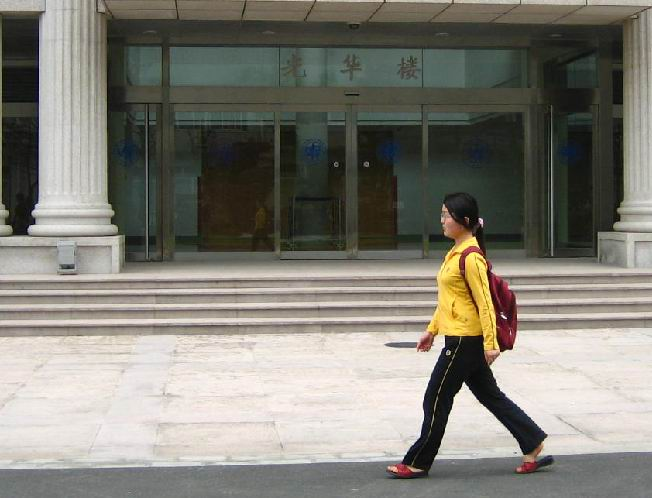
#> input picture modules/module4/data/rgb/FudanPed00013.png, 652 x 498 px; its folder holds only this picture in this run; the run also reads 2 pictures not shown here
$ python compare.py
#> lines starting #> are read from the running program, lines starting #| are printed output that depends on the picture; after the words box and inside, x2 and y2 are one past the last pixel; in counts of white or black regions, pixels touching at a corner belong together
### modules/module4/segment.py
"""
segment.py -- the Module 4 engine. Finding the outline of a person, no ML.

Everything here is classical: colour statistics, graph cuts, thresholds,
morphology, contours. No trained model, no learned weights, no
detector. The one input from outside is a rough box around the person (the
same kind of prompt SAM2 gets), so both methods are answering the same
question.

  RGB (Q1)      grabcut_person()
  thermal (Q2)  thermal_person()
  comparison    compare_masks()  -- IoU and Dice against SAM2's mask

No UI in this file. __init__.py (the page) and the command line scripts all
call into it.

Masks are uint8 arrays of 0/1, the same size as the image. Boxes are
(x0, y0, x1, y1) in pixels, inclusive-exclusive like a numpy slice.
"""
import cv2
import numpy as np


# ---------------------------------------------------------------------------
# Small helpers
# ---------------------------------------------------------------------------
def clip_box(box, shape):
    h, w = shape[:2]
    x0, y0, x1, y1 = [int(round(v)) for v in box]
    x0, x1 = max(0, min(x0, x1)), min(w, max(x0, x1))
    y0, y1 = max(0, min(y0, y1)), min(h, max(y0, y1))
    return x0, y0, x1, y1


def grow_box(box, frac, shape):
    """Box enlarged by frac of its size on every side, clipped to the image."""
    x0, y0, x1, y1 = box
    dx, dy = frac * (x1 - x0), frac * (y1 - y0)
    return clip_box((x0 - dx, y0 - dy, x1 + dx, y1 + dy), shape)


def box_mask(box, shape):
    m = np.zeros(shape[:2], np.uint8)
    x0, y0, x1, y1 = clip_box(box, shape)
    m[y0:y1, x0:x1] = 1
    return m


def to_gray_u8(img):
    if img.ndim == 3:
        img = cv2.cvtColor(img, cv2.COLOR_BGR2GRAY)
    img = img.astype(np.float64)
    lo, hi = img.min(), img.max()
    if hi - lo < 1e-9:
        return np.zeros(img.shape, np.uint8)
    return np.round(255 * (img - lo) / (hi - lo)).astype(np.uint8)


def fill_holes(mask):
    """Fill anything enclosed by the mask. Flood the background from the
    border; whatever the flood can't reach is a hole."""
    m = (mask > 0).astype(np.uint8)
    h, w = m.shape
    pad = np.zeros((h + 2, w + 2), np.uint8)
    pad[1:-1, 1:-1] = m
    flood = pad.copy()
    ff = np.zeros((h + 4, w + 4), np.uint8)
    cv2.floodFill(flood, ff, (0, 0), 1)
    holes = (flood == 0)[1:-1, 1:-1]
    return (m | holes).astype(np.uint8)


def keep_components(mask, box=None, mode='largest', min_area=30):
    """Throw away blobs that aren't the person.

    mode='largest'  -> the single biggest blob (overlapping the box, if given)
    mode='overlap'  -> every blob that overlaps the central part of the box
    """
    m = (mask > 0).astype(np.uint8)
    n, lab, stats, _ = cv2.connectedComponentsWithStats(m, connectivity=8)
    if n <= 1:
        return m
    keep = []
    core = None
    if box is not None:
        x0, y0, x1, y1 = box
        # inner 60% of the box -- a blob that only touches the box edge is
        # usually a neighbour (the other pedestrian, a car door)
        cx0 = int(x0 + 0.2 * (x1 - x0)); cx1 = int(x1 - 0.2 * (x1 - x0))
        cy0 = int(y0 + 0.2 * (y1 - y0)); cy1 = int(y1 - 0.2 * (y1 - y0))
        core = np.zeros_like(m)
        core[cy0:max(cy1, cy0 + 1), cx0:max(cx1, cx0 + 1)] = 1
    for i in range(1, n):
        if stats[i, cv2.CC_STAT_AREA] < min_area:
            continue
        if core is not None and not np.any(core[lab == i]):
            continue
        keep.append(i)
    if not keep:
        return np.zeros_like(m)
    if mode == 'largest':
        keep = [max(keep, key=lambda i: stats[i, cv2.CC_STAT_AREA])]
    return np.isin(lab, keep).astype(np.uint8)


def smooth_mask(mask, k=5):
    """Open then close with an ellipse: knocks off single-pixel spurs and
    seals 1-2 px cracks without rounding off fingers and feet too much."""
    if k <= 1:
        return (mask > 0).astype(np.uint8)
    se = cv2.getStructuringElement(cv2.MORPH_ELLIPSE, (k, k))
    m = cv2.morphologyEx((mask > 0).astype(np.uint8), cv2.MORPH_OPEN, se)
    return cv2.morphologyEx(m, cv2.MORPH_CLOSE, se)


def contours_of(mask):
    """The boundary as polygons -- the 'exact boundary' the question asks
    for. CHAIN_APPROX_NONE keeps every boundary pixel, no simplification."""
    cs, _ = cv2.findContours((mask > 0).astype(np.uint8), cv2.RETR_EXTERNAL,
                             cv2.CHAIN_APPROX_NONE)
    return sorted(cs, key=cv2.contourArea, reverse=True)


def draw_result(img_bgr, mask, box=None, color=(0, 255, 0), alpha=0.35,
                thickness=2):
    """Tint the mask, trace the contour, draw the prompt box dashed-ish."""
    out = img_bgr.copy()
    if out.ndim == 2:
        out = cv2.cvtColor(out, cv2.COLOR_GRAY2BGR)
    m = mask > 0
    tint = np.zeros_like(out)
    tint[:] = color
    out[m] = (out[m] * (1 - alpha) + tint[m] * alpha).astype(np.uint8)
    cv2.drawContours(out, contours_of(mask), -1, color, thickness)
    if box is not None:
        x0, y0, x1, y1 = box
        cv2.rectangle(out, (x0, y0), (x1 - 1, y1 - 1), (0, 200, 255), 1)
    return out


# ---------------------------------------------------------------------------
# RGB (Q1) -- GrabCut (graph cut on colour), seeded from the box
# ---------------------------------------------------------------------------
def background_likelihood(img_bgr, box, ring=0.2, bins=16):
    """For each pixel, how much more its colour looks like the area just
    outside the box than the inside of the box. A ratio histogram:

        r(c) = H_ring(c) / (H_ring(c) + H_box(c))

    r near 1 -> this colour mostly lives outside the box, probably background.
    Plain counting, no fitting.
    """
    box = clip_box(box, img_bgr.shape)
    outer = grow_box(box, ring, img_bgr.shape)
    lab = cv2.cvtColor(img_bgr, cv2.COLOR_BGR2LAB)
    inside = box_mask(box, img_bgr.shape) > 0
    ringm = (box_mask(outer, img_bgr.shape) > 0) & ~inside
    q = (lab // (256 // bins)).astype(np.int32)
    idx = (q[..., 0] * bins + q[..., 1]) * bins + q[..., 2]
    hr = np.bincount(idx[ringm], minlength=bins ** 3).astype(np.float64)
    hb = np.bincount(idx[inside], minlength=bins ** 3).astype(np.float64)
    hr /= max(hr.sum(), 1.0)
    hb /= max(hb.sum(), 1.0)
    return (hr / (hr + hb + 1e-12))[idx]


def core_strip(box, core_w=0.10, top=0.08, bottom=0.50):
    """A thin vertical strip down the middle of the box, from just under the
    top edge to about the hips. For an upright person that strip is on the
    head/torso, so it's a safe 'definitely person' seed. Returns
    (x0, y0, x1, y1)."""
    x0, y0, x1, y1 = box
    bw, bh = x1 - x0, y1 - y0
    cx = (x0 + x1) // 2
    half = max(1, int(core_w * bw / 2))
    return cx - half, y0 + int(top * bh), cx + half, y0 + int(bottom * bh)


def grabcut_person(img_bgr, box, iters=5, post_k=5, core_seed=True,
                   colour_prior=True, prior_thresh=0.5):
    """GrabCut seeded from the box, then cleaned up.

    What GrabCut does: every pixel gets a label cost from two colour models
    (person / not-person, each a 5-component Gaussian mixture fitted to *this
    image's* pixels), plus a cost for disagreeing with a similar-coloured
    neighbour. The min-cut of that graph is the best labelling. Re-fit the
    colour models to the new labels, cut again, `iters` times.

    Nothing is trained ahead of time -- the colour models are re-estimated
    from scratch for every image, so this is classical segmentation, not
    machine learning.

    Two additions over plain box-initialised GrabCut:
      core_seed     the core_strip() pixels are fixed as person. Stops GrabCut
                    losing a dark torso that happens to match the background.
      colour_prior  pixels inside the box whose colour mostly occurs *outside*
                    the box start as 'probably background' instead of
                    'probably person'. This is what stops the road between
                    the legs from being filled in.
    """
    box = clip_box(box, img_bgr.shape)
    x0, y0, x1, y1 = box
    if x1 - x0 < 4 or y1 - y0 < 4:
        return np.zeros(img_bgr.shape[:2], np.uint8)
    mask = np.full(img_bgr.shape[:2], cv2.GC_BGD, np.uint8)
    mask[y0:y1, x0:x1] = cv2.GC_PR_FGD
    if colour_prior:
        p = background_likelihood(img_bgr, box)
        inner = mask[y0:y1, x0:x1]
        inner[p[y0:y1, x0:x1] > prior_thresh] = cv2.GC_PR_BGD
    if core_seed:
        cx0, cy0, cx1, cy1 = core_strip(box)
        mask[cy0:cy1, cx0:cx1] = cv2.GC_FGD
    bgd = np.zeros((1, 65), np.float64)
    fgd = np.zeros((1, 65), np.float64)
    cv2.setRNGSeed(0)  # the GMM init uses k-means, pin it so runs repeat
    cv2.grabCut(img_bgr, mask, None, bgd, fgd, iters, cv2.GC_INIT_WITH_MASK)
    fg = np.isin(mask, [cv2.GC_FGD, cv2.GC_PR_FGD]).astype(np.uint8)
    fg = smooth_mask(fg, post_k)
    fg = keep_components(fg, box, mode='largest')
    return fill_holes(fg)


# ---------------------------------------------------------------------------
# Thermal (Q2) -- a person is a warm blob, so threshold, but carefully
# ---------------------------------------------------------------------------
def thermal_background(gray, box, scale=2.0):
    """Estimate what the scene would look like without the person: a median
    filter wider than the person. A median ignores anything narrower than
    half its window, so the person vanishes but slow changes -- the road
    getting warmer towards the camera, a warm wall -- stay. Computed at half
    resolution because OpenCV's median tops out at 255 px."""
    h, w = gray.shape
    k = int(scale * (box[2] - box[0]))
    k = max(3, min(255, (k // 2) | 1))
    small = cv2.resize(gray, (w // 2, h // 2), interpolation=cv2.INTER_AREA)
    bg = cv2.medianBlur(small, k)
    return cv2.resize(bg, (w, h), interpolation=cv2.INTER_LINEAR)


def thermal_person(img, box, blur_sigma=1.2, low_frac=0.7, margin=0.08,
                   post_k=5, bg_scale=2.0, return_stages=False):
    """Segment the warm body inside the box.

    Thermal intensity is (roughly) temperature, and a body sits a few degrees
    above most of a night scene, so the outline of a person is close to a
    level set of the image. That's why thresholding -- useless for people in
    RGB -- is the right tool here. The steps:

    1. Normalise to 0-255, light Gaussian blur (sensor noise).
    2. Subtract thermal_background(). Without this, a road that warms
       towards the bottom of the frame passes the threshold and the mask
       pours out of the feet.
    3. Hysteresis threshold inside the box (grown by `margin`). Otsu's level
       (maximises between-class variance of the warm/cool split) marks
       'definitely warm'; a lower level (low_frac x Otsu) keeps cooler
       pixels -- legs, clothing edges -- but only if they connect to
       something definitely warm. Same trick as Canny.
    4. Open/close, keep the blob through the middle of the box, fill holes.
    """
    g = to_gray_u8(img)
    h, w = g.shape
    box = clip_box(box, g.shape)
    if box[2] - box[0] < 4 or box[3] - box[1] < 4:
        empty = np.zeros((h, w), np.uint8)
        return (empty, {}) if return_stages else empty
    if blur_sigma > 0:
        g = cv2.GaussianBlur(g, (0, 0), blur_sigma)
    bg = thermal_background(g, box, bg_scale)
    d = np.clip(g.astype(np.int16) - bg.astype(np.int16), 0, 255).astype(np.uint8)

    rx0, ry0, rx1, ry1 = grow_box(box, margin, g.shape)
    patch = d[ry0:ry1, rx0:rx1]
    t_hi, _ = cv2.threshold(patch, 0, 255, cv2.THRESH_BINARY + cv2.THRESH_OTSU)
    strong = (patch > t_hi).astype(np.uint8)
    weak = (patch > low_frac * t_hi).astype(np.uint8)
    n, lab = cv2.connectedComponents(weak, connectivity=8)
    hit = np.unique(lab[strong > 0])
    m = np.isin(lab, hit[hit > 0]).astype(np.uint8)

    raw = np.zeros((h, w), np.uint8)
    raw[ry0:ry1, rx0:rx1] = m
    out = smooth_mask(raw, post_k)
    out = fill_holes(keep_components(out, box, mode='largest'))
    if return_stages:
        return out, {'blurred': g, 'background': bg, 'difference': d,
                     'threshold': float(t_hi), 'raw': raw}
    return out


# ---------------------------------------------------------------------------
# Comparing a mask with SAM2's
# ---------------------------------------------------------------------------
def compare_masks(pred, ref):
    """IoU = |A n B| / |A u B|  and  Dice = 2|A n B| / (|A| + |B|)."""
    p = pred > 0
    r = ref > 0
    inter = np.logical_and(p, r).sum()
    union = np.logical_or(p, r).sum()
    total = p.sum() + r.sum()
    return {'iou': float(inter / union) if union else 1.0,
            'dice': float(2 * inter / total) if total else 1.0}


def disagreement_image(pred, ref):
    """Green = both agree person, red = only pred, blue = only ref (BGR)."""
    p, r = pred > 0, ref > 0
    out = np.zeros(p.shape + (3,), np.uint8)
    out[p & r] = (80, 200, 80)
    out[p & ~r] = (60, 60, 230)
    out[~p & r] = (230, 140, 40)
    return out

### modules/module4/compare.py
"""
compare.py -- compares the classical results with SAM2 for Module 4.

    python compare.py

Runs GrabCut on the RGB image and the threshold method on the thermal image,
compares each with SAM2's mask (IoU and Dice), and writes
results_comparison.csv and figures/*.png (used in the PDF).

Needs data/sam2_masks/ -- made once by sam2_reference.py.
"""
import csv
import json
import os
import sys

import cv2
import numpy as np

HERE = os.path.dirname(os.path.abspath(__file__))
sys.path.insert(0, HERE)
import segment as S                                          # noqa: E402

DATA = os.path.join(HERE, 'data')
FIG = os.path.join(HERE, 'figures')

# (label, kind, function) -- the method used for each question
METHODS = [
    ('GrabCut', 'rgb', lambda im, b: S.grabcut_person(im, b)),
    ('Thermal threshold', 'thermal', lambda im, b: S.thermal_person(im, b)),
]


def load(kind, name):
    img = cv2.imread(os.path.join(DATA, kind, name))
    sam = cv2.imread(os.path.join(DATA, 'sam2_masks', kind, name), 0)
    return img, (sam > 0).astype(np.uint8)


def _label(img, text):
    img = img if img.ndim == 3 else cv2.cvtColor(img, cv2.COLOR_GRAY2BGR)
    bar = np.full((28, img.shape[1], 3), 255, np.uint8)
    cv2.putText(bar, text, (4, 19), cv2.FONT_HERSHEY_SIMPLEX, 0.5, (0, 0, 0),
                1, cv2.LINE_AA)
    return np.vstack([bar, img])


def _row(tiles, pad=6):
    h = max(t.shape[0] for t in tiles)
    return np.hstack([np.pad(t, ((0, h - t.shape[0]), (0, pad), (0, 0)),
                             constant_values=255) for t in tiles])


def main():
    P = json.load(open(os.path.join(DATA, 'prompts.json')))
#> (reads modules/module4/data/prompts.json from the repository)
    os.makedirs(FIG, exist_ok=True)
    rows = []
    for label, kind, fn in METHODS:
        for name, box in P[kind].items():
            img, sam = load(kind, name)
#> in load, img is the input picture: shape (498, 652, 3); mean B, G, R 117.3, 126.2, 128.6
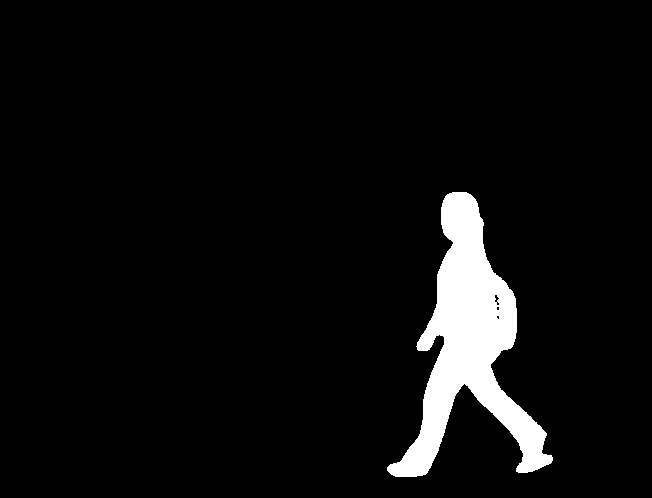
#> input picture modules/module4/data/sam2_masks/rgb/FudanPed00013.png, 652 x 498 px
#> sam: shape (498, 652); values 0 (black) and 1 (white), 5.2% white; 1 white region, box (x1, y1, x2, y2) and area: (387, 192, 553, 477) 17008
            box = tuple(box)
            m = fn(img, box)
#> in background_likelihood, `idx = (q[..., 0] * bins + q[..., 1]) * bins + q[..., 2]`:
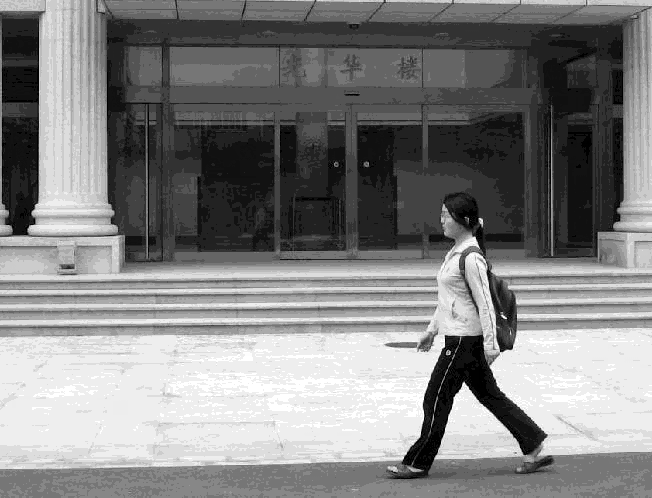
#> idx: shape (498, 652) int32; min 119, max 3976, mean 2098.6; drawn with min black and max white
#> in background_likelihood, `hr = np.bincount(idx[ringm], minlength=bins ** 3).astype(np.float64)`: hr = 4096 values, max 6811 at index 632, min 0 at index 0, mean 9.79
#> in background_likelihood, `hb = np.bincount(idx[inside], minlength=bins ** 3).astype(np.float64)`: hb = 4096 values, max 8794 at index 3720, min 0 at index 0, mean 13.74
#> in background_likelihood, `hr /= max(hr.sum(), 1.0)`: hr = 4096 values, max 0.17 at index 632, min 0 at index 0, mean 0.000244
#> in background_likelihood, `hb /= max(hb.sum(), 1.0)`: hb = 4096 values, max 0.156 at index 3720, min 0 at index 0, mean 0.000244
#> in fill_holes, `cv2.floodFill(flood, ff, (0, 0), 1)`:
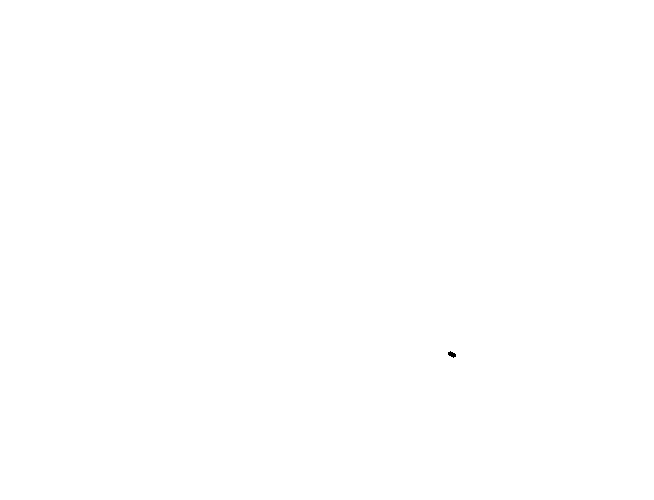
#> flood: shape (500, 654); values 0 (black) and 1 (white), 100% white; 1 black region, box (x1, y1, x2, y2) and area: (448, 351, 456, 358) 34
#> m: shape (498, 652); values 0 (black) and 1 (white), 5.1% white; 1 white region
            r = S.compare_masks(m, sam)
#> in compare_masks, `inter = np.logical_and(p, r).sum()`: inter = 16366
#> in compare_masks, `union = np.logical_or(p, r).sum()`: union = 17348
#> in compare_masks, `total = p.sum() + r.sum()`: total = 33714
#> r = {'iou': 0.943, 'dice': 0.971}
            rows.append(dict(kind=kind, image=name, method=label,
                             iou=round(r['iou'], 4), dice=round(r['dice'], 4)))
            print('%-8s %-20s IoU %.3f  Dice %.3f' % (kind, name, r['iou'], r['dice']))
#| rgb      FudanPed00013.png    IoU 0.943  Dice 0.971

            # figure: classical | SAM2 | where they differ
            x0, y0, x1, y1 = S.grow_box(box, 0.15, img.shape)
            c = lambda a: a[y0:y1, x0:x1]
            fig = _row([
                _label(c(S.draw_result(img, m, box, color=(0, 220, 0))), 'classical'),
                _label(c(S.draw_result(img, sam, box, color=(255, 0, 255))), 'SAM2'),
                _label(c(S.disagreement_image(m, sam)), 'IoU %.3f' % r['iou']),
            ])
#> in contours_of, `cs, _ = cv2.findContours((mask > 0).astype(np.uint8), cv2.RETR_EXTERNA..`: cs = 1 contour; box (x1, y1, x2, y2) and area: (389, 193, 553, 479) 16240
#> call 2 of draw_result, with box = (381, 179, 562, 490), color = (255, 0, 255), alpha = 0.35, thickness = 2
#> in draw_result (call 2), `tint[:] = color`:
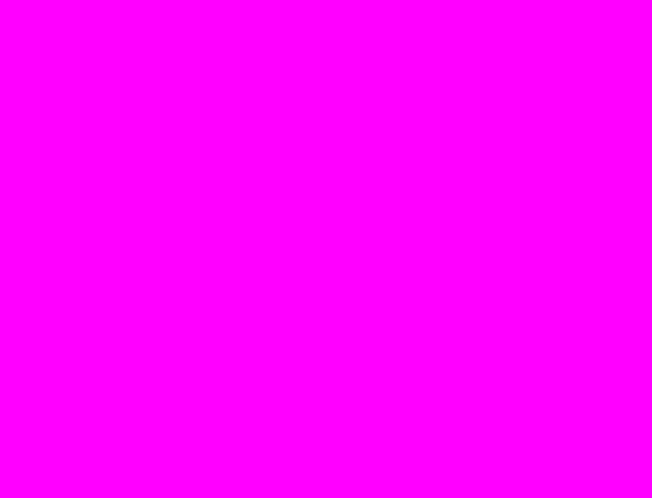
#> tint: shape (498, 652, 3); mean of channels 0, 1, 2 255, 0, 255; drawn as B, G, R
#> in contours_of (call 2), `cs, _ = cv2.findContours((mask > 0).astype(np.uint8), cv2.RETR_EXTERNA..`: cs = 1 contour; box (x1, y1, x2, y2) and area: (387, 192, 553, 477) 16588
#> call 3 of _label, with text = 'IoU 0.943'
#> in _label (call 3), `img = img if img.ndim == 3 else cv2.cvtColor(img, cv2.COLOR_GRAY2BGR)`:
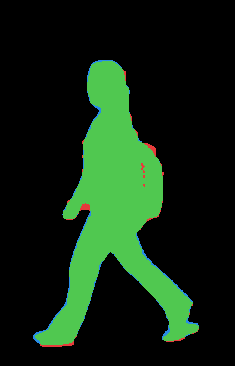
#> img: shape (366, 235, 3); mean of channels 0, 1, 2 17.2, 39.3, 16.4; drawn as B, G, R
#> in _label (call 3), `return np.vstack([bar, img])`:
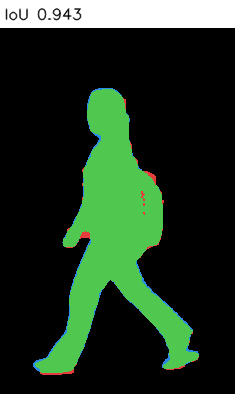
#> returned value: shape (394, 235, 3); mean of channels 0, 1, 2 33.5, 54.1, 32.8; drawn as B, G, R
#> in _row, `h = max(t.shape[0] for t in tiles)`: h = 394
#> in _row, `return np.hstack([np.pad(t, ((0, h - t.shape[0]), (0, pad), (0, 0)), c..`:
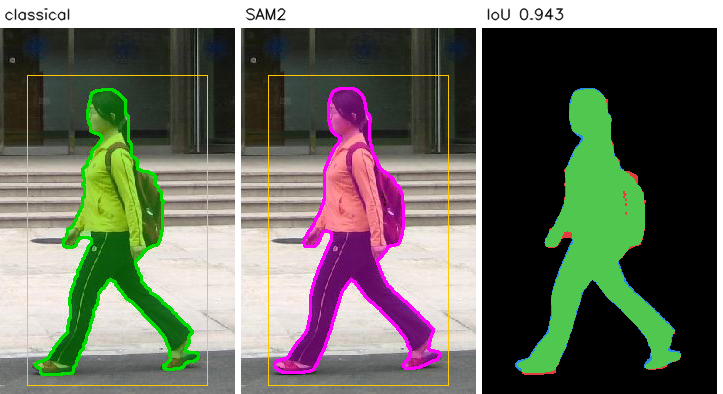
#> returned value: shape (394, 723, 3); mean of channels 0, 1, 2 96.8, 109.5, 106.4; drawn as B, G, R
            out = os.path.join(FIG, 'compare_%s.png' % kind)
            cv2.imwrite(out, fig)
            print('  wrote', out)

    with open(os.path.join(HERE, 'results_comparison.csv'), 'w', newline='') as f:
        w = csv.DictWriter(f, fieldnames=['kind', 'image', 'method', 'iou', 'dice'])
        w.writeheader()
        w.writerows(rows)
    print('wrote results_comparison.csv')

    # the thermal method step by step
    name, box = list(P['thermal'].items())[0]
    img, sam = load('thermal', name)
    box = tuple(box)
    m, st = S.thermal_person(img, box, return_stages=True)
#> st = 5 items
    x0, y0, x1, y1 = S.grow_box(box, 0.9, img.shape)
    c = lambda a: a[y0:y1, x0:x1]
    diff = cv2.normalize(st['difference'], None, 0, 255, cv2.NORM_MINMAX)
    fig = _row([
        _label(c(st['blurred']), '1 blurred'),
        _label(c(st['background']), '2 background'),
        _label(c(diff), '3 difference'),
        _label(c(st['raw'] * 255), '4 threshold'),
        _label(c(S.draw_result(img, m, box)), '5 result'),
    ])
#> in contours_of (call 5), `cs, _ = cv2.findContours((mask > 0).astype(np.uint8), cv2.RETR_EXTERNA..`: cs = 1 contour; box (x1, y1, x2, y2) and area: (225, 201, 329, 446) 11616
    out = os.path.join(FIG, 'thermal_stages.png')
    cv2.imwrite(out, fig)
    print('wrote', out)


if __name__ == '__main__':
    main()
